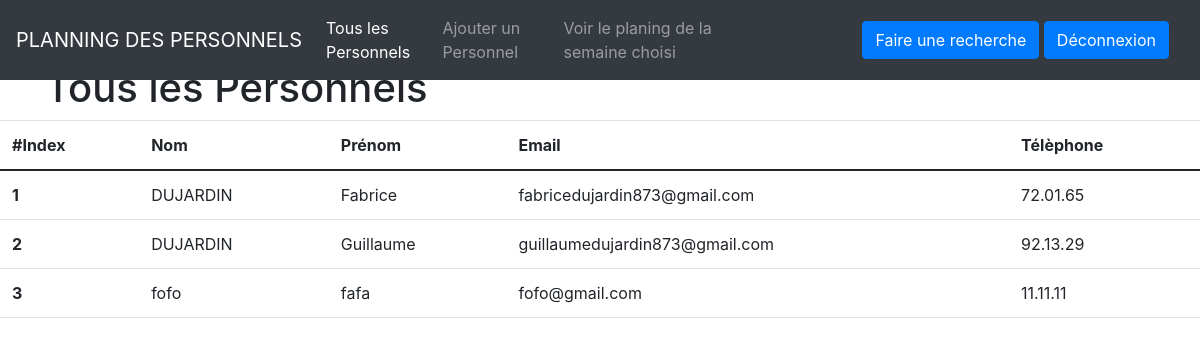
The page /index.php (signed in) on the database its author committed.
### tables this page shows
CREATE TABLE IF NOT EXISTS `staff` (
  `staff_id` int NOT NULL AUTO_INCREMENT,
  `staff_name` text NOT NULL,
  `staff_firstName` text NOT NULL,
  `staff_email` text NOT NULL,
  `staff_password` text NOT NULL,
  `staff_phone` varchar(50) NOT NULL,
  `active` int NOT NULL DEFAULT '0',
  PRIMARY KEY (`staff_id`)
);

### helpers/database.php (called while the page is built, shortened)
<?php
class Database
{
    public static $conn;
    protected static function connect()
    {
        try {
            if (!self::$conn) {
                $conn = new PDO("mysql:host=" . self::servername . ";dbname=" . self::database, self::username, self::password);
                $conn->setAttribute(PDO::ATTR_ERRMODE, PDO::ERRMODE_EXCEPTION);
                self::$conn = $conn;
            }
            return self::$conn;
        } catch (PDOException $e) {
            echo $e->getMessage();
        }
    }
    protected static function query($sql, $params = [])
    {
        try {
            $stmt = self::connect()->prepare($sql);
            $stmt->setFetchMode(PDO::FETCH_ASSOC);
            $stmt->execute($params);
            return $stmt;
        } catch (PDOException $e) {
            echo $e->getMessage();
        }
    }
}

### classes/Staff.php (called while the page is built, shortened)
<?php
class Staff extends Database
{
    public static function all()
    {
        $staffs = self::query("SELECT * FROM staff");
        return $staffs->fetchAll();
    }
}

### index.php (the view, shortened to what this page needs)
<?php
include './helpers/Database.php';
require './functions.php';
require './classes/Staff.php';
echo template_header('Accueil', 'rubrique1');
?>
<?php
if (!isset($_SESSION["loggedIn"]) || $_SESSION["loggedIn"] == false) :
?>
<?php
    header("refresh:0; login.php");
else :
    $Staffs = Staff::all();
?>
<section class="pt-5 mt-3">
    <div class="container">
        <h1>Tous les Personnels</h1>
    </div>
</section>
<section>
    <table class="table">
        <thead>
            <tr>
                <th scope="col">#Index</th>
                <th scope="col">Nom</th>
                <th scope="col">Prénom</th>
                <th scope="col">Email</th>
                <th scope="col">Télèphone</th>
            </tr>
        </thead>
        <tbody>
            <?php
                    $StaffsCount = count($Staffs);
                    $i = $StaffsCount;
                foreach ($Staffs as $Staff) {
                    ?>
                    <tr>
                        <th scope="row"><?php echo $i-2;?></th>
                        <td><?php echo $Staff['staff_name'];?></td>
                        <td><?php echo $Staff['staff_firstName'];?></td>
                        <td><?php echo $Staff['staff_email'];?></td>
                        <td><?php echo $Staff['staff_phone'];?></td>
                    </tr>
                    <?php
                $i++;
                }
            ?>
        </tbody>
    </table>
</section>
<?php endif;

### style.css (style rules this page uses)
* { box-sizing: border-box; font-family: -apple-system, BlinkMacSystemFont, 'segoe ui', roboto, oxygen, ubuntu, cantarell, 'fira sans', 'droid sans', 'helvetica neue', Arial, sans-serif; font-size: 16px; -webkit-font-smoothing: antialiased; -moz-osx-font-smoothing: grayscale; }
body { background-color: #ffffff; margin: 0; }

### rows shown on the page
staff: staff_name "DUJARDIN", staff_firstName "Fabrice", staff_email "fabricedujardin873@gmail.com", staff_phone "72.01.65"
staff: staff_name "DUJARDIN", staff_firstName "Guillaume", staff_email "guillaumedujardin873@gmail.com", staff_phone "92.13.29"
staff: staff_name "fofo", staff_firstName "fafa", staff_email "fofo@gmail.com", staff_phone "11.11.11"
